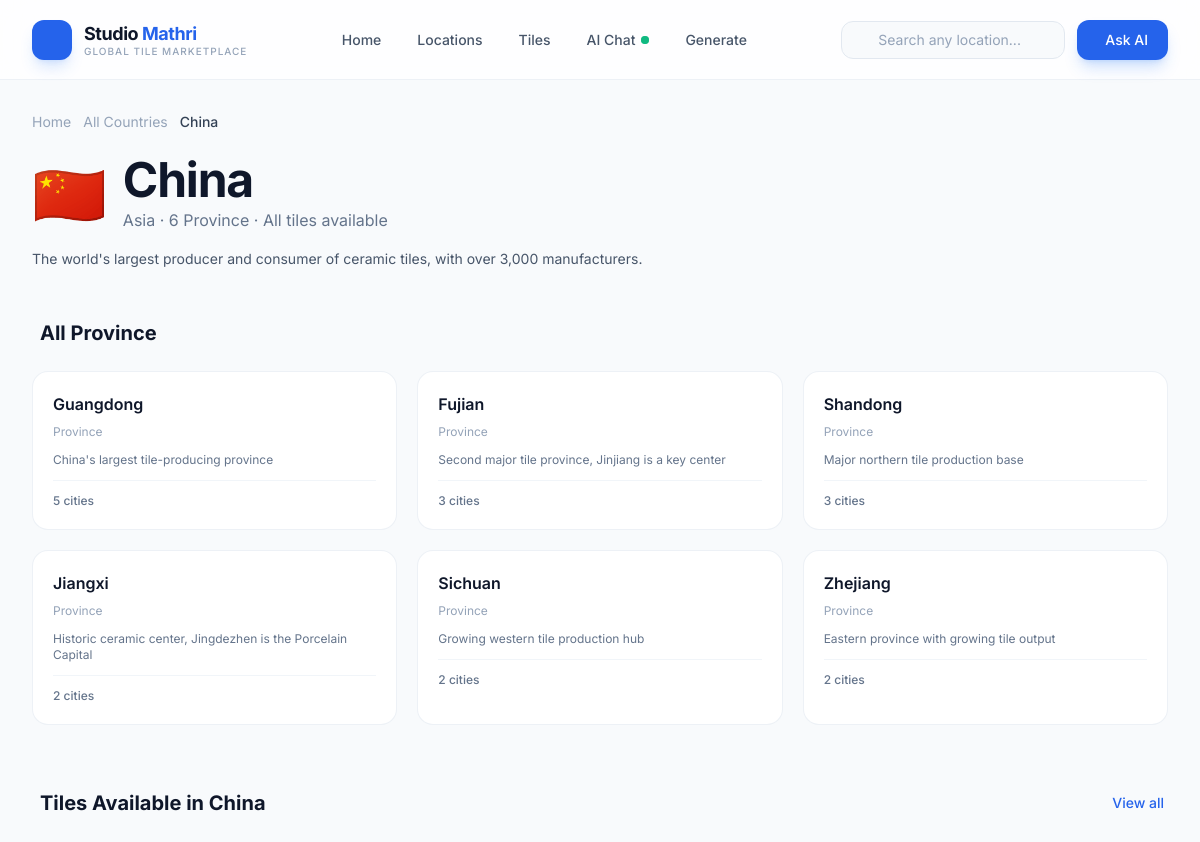
/locations/china/, run on the app's committed database.
### tiles/models.py (models this page shows, shortened)
class Country(models.Model):
    name = models.CharField(max_length=100, unique=True)
    slug = models.SlugField(max_length=120, unique=True, blank=True)
    flag_emoji = models.CharField(max_length=10, blank=True)
    continent = models.CharField(max_length=60)
    description = models.TextField(blank=True)
    market_overview = models.TextField(blank=True)
    key_stats = models.JSONField(default=dict, blank=True)
    is_top_producer = models.BooleanField(default=False)
    is_top_consumer = models.BooleanField(default=False)
    ranking = models.PositiveIntegerField(default=0)
    image = models.URLField(blank=True, null=True)
    created_at = models.DateTimeField(auto_now_add=True)
    class Meta:
        ordering = ['ranking']

class State(models.Model):
    country = models.ForeignKey(Country, on_delete=models.CASCADE, related_name='states')
    name = models.CharField(max_length=150)
    slug = models.SlugField(max_length=170, blank=True)
    state_type = models.CharField(max_length=50, default='State',
        help_text="State, Province, Region, Community, etc.")
    description = models.TextField(blank=True)
    is_tile_hub = models.BooleanField(default=False, help_text="Major tile manufacturing hub")
    class Meta:
        ordering = ['name']
        unique_together = ['country', 'name']

### tiles/views.py (the view)
# urls.py: path('locations/<slug:country_slug>/', views.states_list, name='states'),
def states_list(request, country_slug):
    country = get_object_or_404(Country, slug=country_slug)
    states = country.states.all().annotate(annotated_city_count=Count('cities'))
    tiles = _get_tiles_for_country(country)[:12]
    breadcrumbs = _build_breadcrumbs([
        ('All Countries', '/locations/'),
        (country.name, None),
    ])
    return render(request, 'tiles/locations/states.html', {
        'country': country, 'states': states, 'tiles': tiles, 'breadcrumbs': breadcrumbs,
    })

### tiles/views.py (called while the page is built)
def _build_breadcrumbs(items):
    return items

def _get_tiles_for_country(country):
    return TileProduct.objects.filter(
        countries=country, is_active=True
    ).select_related('category').prefetch_related('effects', 'finishes', 'sizes')

### tiles/templates/tiles/locations/states.html (shortened to what this page needs)
{% extends 'tiles/base.html' %}
{% block content %}
<section class="pt-28 pb-24 bg-slate-50 min-h-screen">
    <div class="max-w-7xl mx-auto px-4 sm:px-6 lg:px-8">
        {% include 'tiles/components/breadcrumb.html' %}
        <div class="flex flex-col lg:flex-row lg:items-start gap-8 mb-12">
            <div class="flex-1">
                <div class="flex items-center gap-4 mb-4">
                    <span class="text-6xl">{{ country.flag_emoji }}</span>
                    <div>
                        <h1 class="text-3xl lg:text-5xl font-bold tracking-tight text-slate-900">{{ country.name }}</h1>
                        <p class="text-base text-slate-500 mt-1">{{ country.continent }} · {{ states|length }} {{ country.states.first.state_type|default:"States" }} · All tiles available</p>
                    </div>
                </div>
                <p class="text-sm text-slate-600 leading-relaxed max-w-3xl">{{ country.description }}</p>
            </div>
        </div>
        <h2 class="text-xl font-bold text-slate-900 mb-6 flex items-center gap-2">
            All {{ country.states.first.state_type|default:"States" }}
        </h2>
        <div class="grid sm:grid-cols-2 lg:grid-cols-3 xl:grid-cols-4 gap-5 mb-16">
            {% for state in states %}
            <a href="{% url 'tiles:cities' country_slug=country.slug state_slug=state.slug %}" class="group bg-white rounded-2xl border border-slate-200/60 hover:border-brand-300 hover:shadow-xl hover:shadow-blue-500/5 p-5 transition-all duration-300">
                <div class="flex items-start justify-between mb-2">
                    <h3 class="text-base font-semibold text-slate-900 group-hover:text-brand-600 transition-colors">{{ state.name }}</h3>
                </div>
                <p class="text-xs text-slate-400 mb-3">{{ state.state_type }}</p>
                {% if state.description %}
                <p class="text-xs text-slate-500 line-clamp-2 mb-3">{{ state.description }}</p>
                {% endif %}
                <div class="flex items-center justify-between pt-3 border-t border-slate-100">
                    <span class="text-xs font-medium text-slate-500">{{ state.annotated_city_count }} cities</span>
                </div>
            </a>
            {% endfor %}
        </div>
        <div class="mb-8">
            <div class="flex items-center justify-between mb-6">
                <h2 class="text-xl font-bold text-slate-900 flex items-center gap-2">
                    Tiles Available in {{ country.name }}
                </h2>
                <a href="{% url 'tiles:tile_catalog' %}?country={{ country.slug }}" class="text-sm font-medium text-brand-600 hover:text-brand-700 flex items-center gap-1">
                    View all <iconify-icon icon="lucide:arrow-right"></iconify-icon>
                </a>
            </div>
        </div>
    </div>
</section>
{% endblock %}

### tiles/templates/tiles/components/breadcrumb.html (shortened to what this page needs)
<nav class="flex items-center flex-wrap gap-1.5 text-xs sm:text-sm text-slate-400 mb-6" aria-label="Breadcrumb">
    <a href="{% url 'tiles:home' %}" class="hover:text-brand-600 transition-colors">Home</a>
    {% for label, url in breadcrumbs %}
    {% if url %}
    <a href="{{ url }}" class="hover:text-brand-600 transition-colors">{{ label }}</a>
    {% else %}
    <span class="text-slate-700 font-medium">{{ label }}</span>
    {% endif %}
    {% endfor %}
</nav>

### tiles/static/css/style.css (style rules this page uses)
*, *::before, *::after { box-sizing: border-box; margin: 0; padding: 0; }
html { scroll-behavior: smooth; -webkit-text-size-adjust: 100%; text-size-adjust: 100%; }
body { -webkit-font-smoothing: antialiased; -moz-osx-font-smoothing: grayscale; text-rendering: optimizeLegibility; }
.line-clamp-2 { display: -webkit-box; -webkit-line-clamp: 2; line-clamp: 2; -webkit-box-orient: vertical; overflow: hidden; }

### data on the page
Country: breadcrumbs "China", flag_emoji "🇨🇳", name "China", continent "Asia", states.first.state_type "Province", description "The world's largest producer and consumer of ceramic tiles, with over 3,000 manufacturers."
State: name "Guangdong", state_type "Province", description "China's largest tile-producing province", annotated_city_count "5"
State: name "Fujian", state_type "Province", description "Second major tile province, Jinjiang is a key center", annotated_city_count "3"
State: name "Shandong", state_type "Province", description "Major northern tile production base", annotated_city_count "3"
State: name "Jiangxi", state_type "Province", description "Historic ceramic center, Jingdezhen is the Porcelain Capital", annotated_city_count "2"
State: name "Sichuan", state_type "Province", description "Growing western tile production hub", annotated_city_count "2"
State: name "Zhejiang", state_type "Province", description "Eastern province with growing tile output", annotated_city_count "2"

### other printed values
{{ label }} "All Countries"
{{ states|length }} "6"
